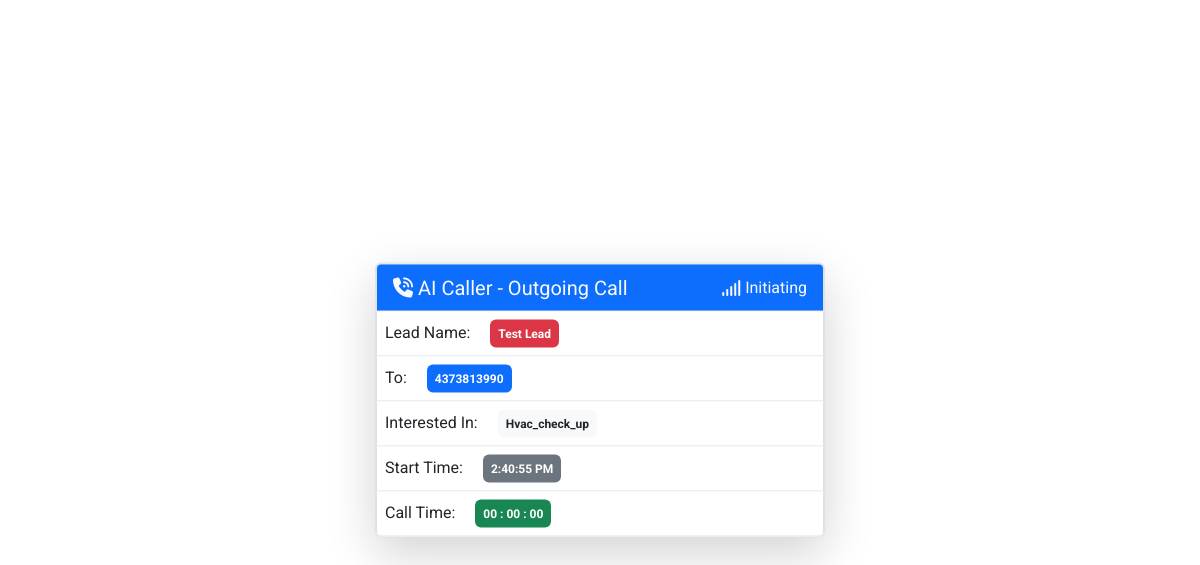
Page /outbounds/2 on the earlier database version.
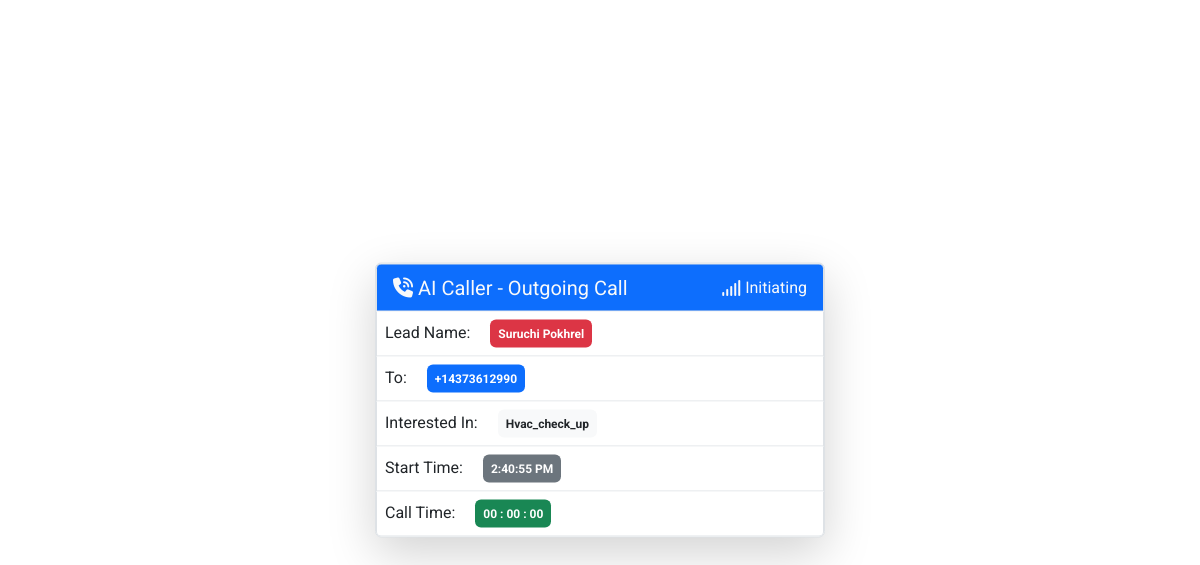
Same page on the later database version.
### aicaller/models.py (models this page shows, shortened)
class Lead(models.Model):
    first_name = models.CharField(max_length=50)
    last_name = models.CharField(max_length=50)
    email = models.EmailField(unique=True)
    phone_number = models.CharField(max_length=20, blank=True, null=True)
    address = models.CharField(max_length=255, blank=True, null=True)
    city = models.CharField(max_length=50, blank=True, null=True)
    state = models.CharField(max_length=50, blank=True, null=True)
    postal_code = models.CharField(max_length=20, blank=True, null=True)
    country = models.CharField(max_length=50, blank=True, null=True)
    interested = models.CharField(max_length=100, choices=SERVICE_CHOICES)
    lead_source = models.CharField(max_length=100, choices=LEAD_SOURCE_CHOICES)
    created_at = models.DateTimeField(auto_now_add=True)
    updated_at = models.DateTimeField(auto_now=True)

### aicaller/views.py (the view, shortened to what this page needs)
# urls.py: path("outbounds/<int:id>", OutboundsCalls.as_view(), name="outgoing_calls"),
@method_decorator(csrf_exempt, name='dispatch')
class OutboundsCalls(View):
    def get(self, request, id=None):
        call_sid = None
        if id is not None:
            lead = Lead.objects.get(pk=id)
            client = Client(twilio_account_sid, twilio_auth_token)
            call = client.calls.create(
                method="POST",
                url=f'{settings.BASE_URL}/outbounds/{id}',
                to=lead.phone_number,
                from_=settings.TWILIO_PHONE_NUMBER,
            )
            call_sid = call.sid
            print(call_sid)
            self.lead = lead
        return render(request, "admin/aicaller/outbounds.html", {
            'lead': lead,
            "callId": call_sid,
            "twilio_account_sid": twilio_account_sid,
            "twilio_auth_token": twilio_auth_token
        })

### aicaller/templates/admin/aicaller/outbounds.html (shortened to what this page needs)
{% extends "admin/aicaller/base.html" %}
{% block content %}
<div class="container py-4" id="root">
    <div class="position-absolute top-50 start-50 translate-middle">
        <div class="card border  shadow-lg" style="width: 450px;">
            <ul class="list-group p-0">
                <li class="list-group-item py-2 d-flex align-items-center justify-content-between bg-primary text-light">
                    <div class="fs-5"><i class="fa-solid fa-phone-volume"></i> AI Caller - Outgoing Call</div>
                    <div class="fw-normal text-capitalize d-flex align-items-center">
                        <i class="fa-solid fa-signal me-1"></i>
                        <span class="" id="status">Initiating</span>
                    </div>
                </li>
                <li class="list-group-item p-2 text-capitalize">
                    <span class="me-3">Lead Name: </span>
                    <span class="fw-bold p-2 badge bg-danger">{{lead.first_name}} {{lead.last_name}}</span></li>
                <li class="list-group-item p-2 text-capitalize">
                    <span class="me-3">To: </span>
                    <span class="fw-bold p-2 badge bg-primary">{{lead.phone_number}}</span></li>
                <li class="list-group-item p-2 text-capitalize">
                    <span class="me-3">Interested In: </span>
                    <span class="fw-bold p-2 badge bg-light text-dark">{{lead.interested}}</span></li>
                <li class="list-group-item p-2 text-capitalize">
                    <span class="me-3">Start Time: </span>
                    <span class="fw-bold p-2 badge bg-secondary" id="start_time"></span></li>
                <li class="list-group-item p-2 text-capitalize">
                    <span class="me-3">Call Time: </span>
                    <span class="fw-bold p-2 badge bg-success" id="call_time">00 : 00 : 00</span></li>
            </ul>
        </div>
    </div>
</div>
{% endblock %}

Differences in the rows shown:
changed Lead "Hvac_check_up": first_name "Test" → "Suruchi"; last_name "Lead" → "Pokhrel"; phone_number "4373813990" → "+14373612990"
